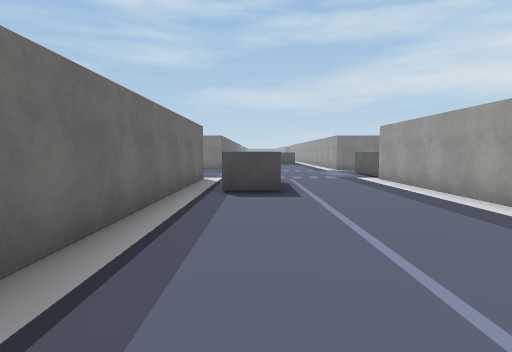
[1] (above)

21 first-person views from a walk through a Unity game level. The camera is 1.5 m above the floor, tilts 4° down and sees 75° across. The floor is counted in squares, 2 m on a side. Each view is taken from the middle of a square. On the plan, view 1 faces up. The plan holds only what a view shows up to about 11 squares ahead; the rest is blank. The place goes on beyond the plan. The player is left out. Some surface patterns are stand-ins.

[2]
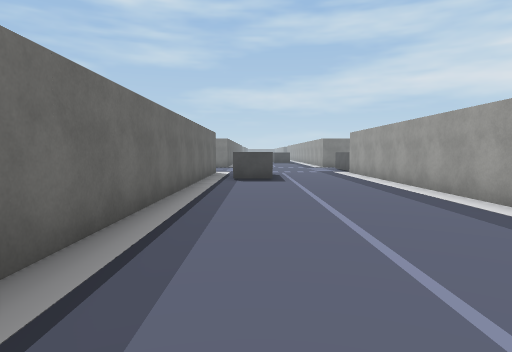

[3]
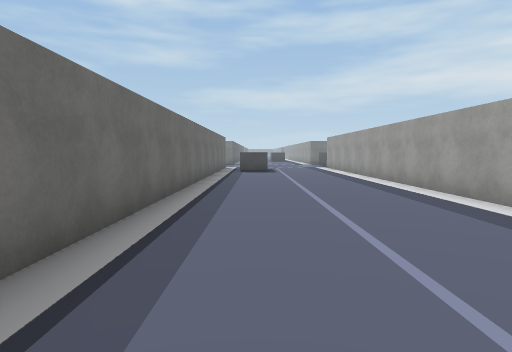

[4]
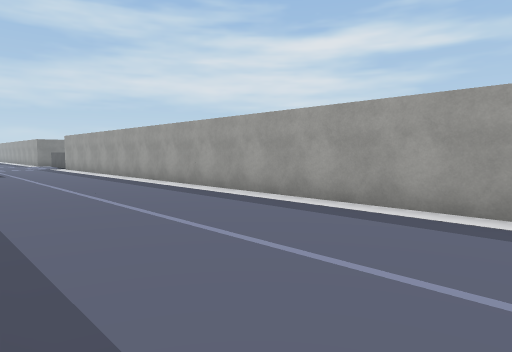

[5]
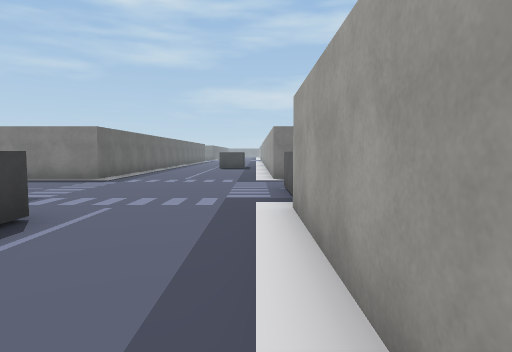

[6]
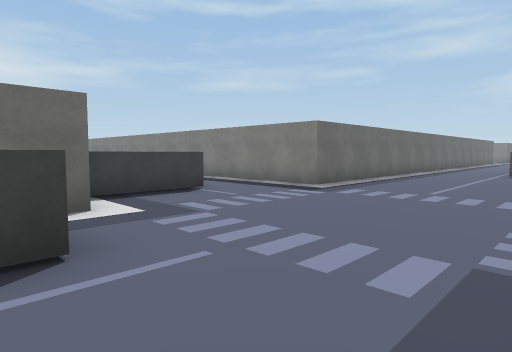

[7]
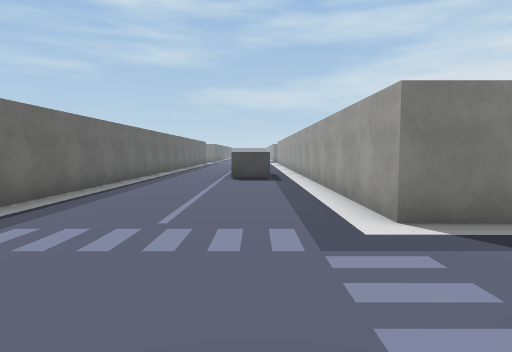

[8]
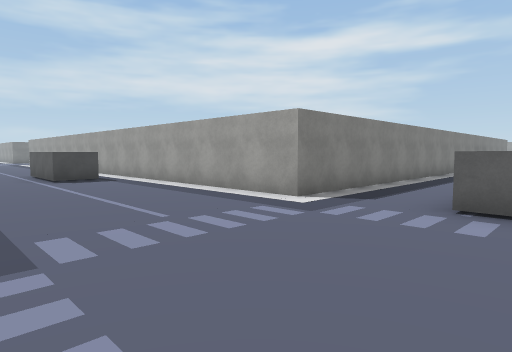

[9]
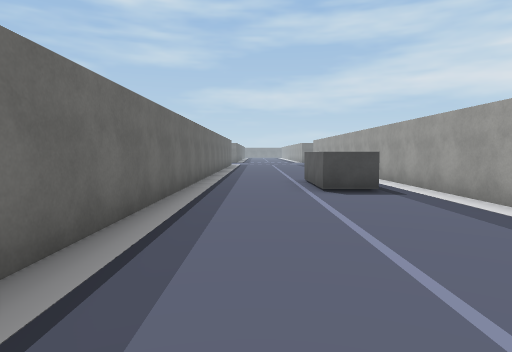

[10]
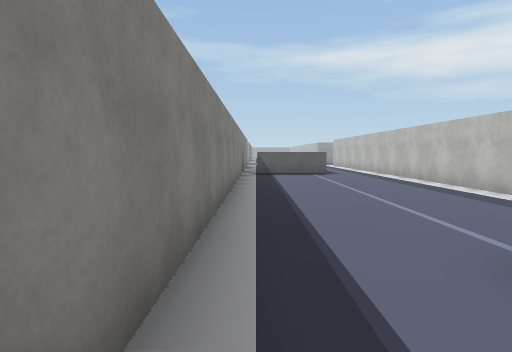

[11]
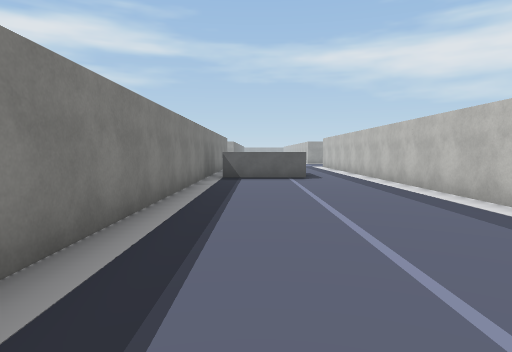

[12]
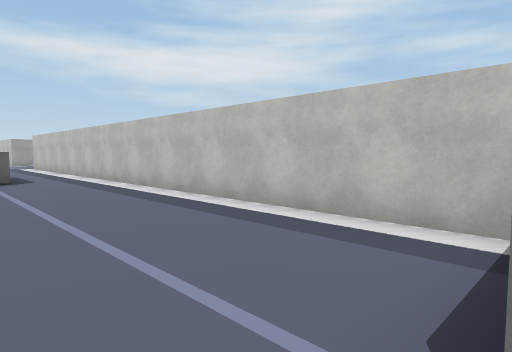

[13]
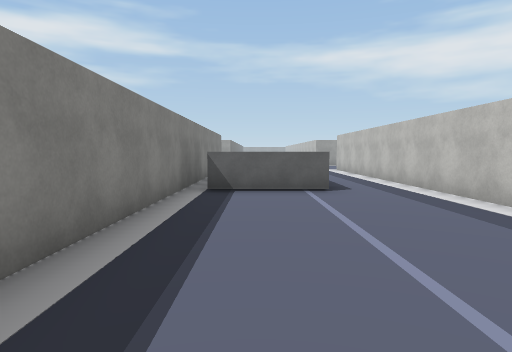

[14]
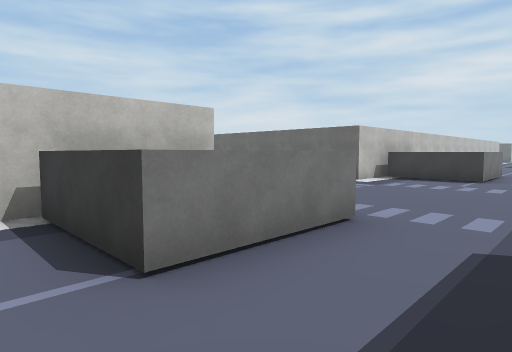

[15]
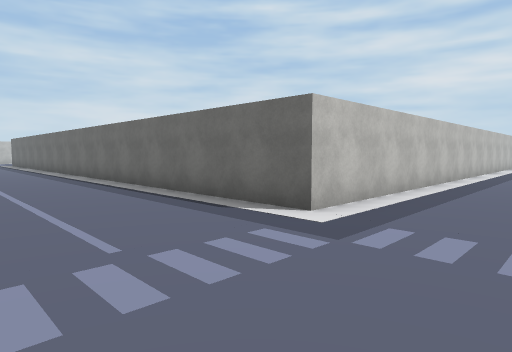

[16]
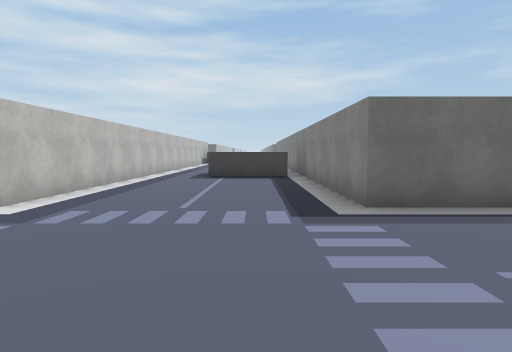

[17]
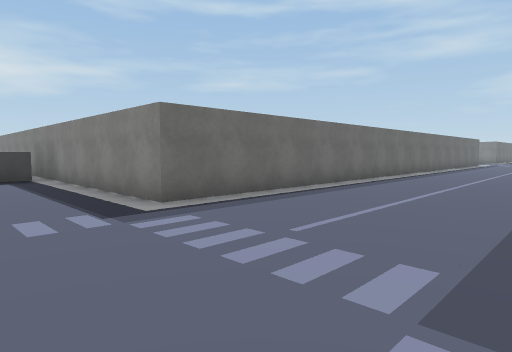

[18]
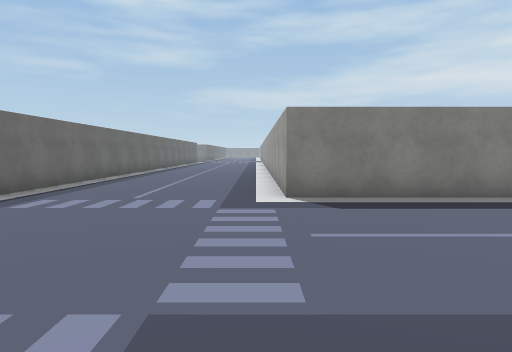

[19]
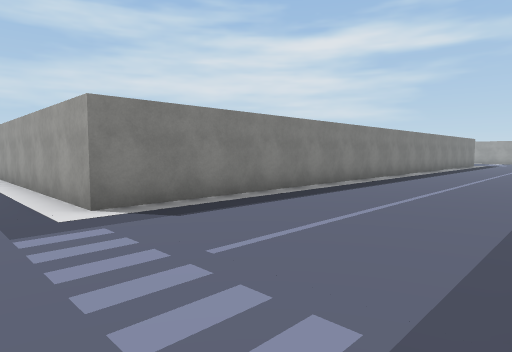

[20]
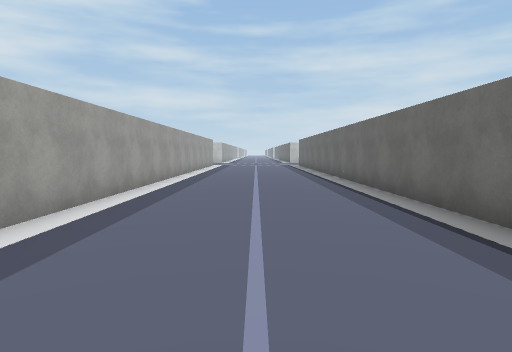

[21]
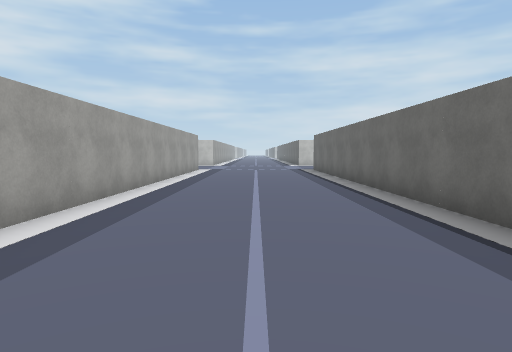

### Floor plan
Points are (right, up) in squares from view 1. A wall is a line through its corners. A room is listed if a view was taken in it or the views show most of it. See-through windows are left out.
Room 1 (views 1, 2, 3, 4, 5, 6, 7, 8, 9)
walls: (0.5, 8.8) (0.5, 8.2); (0.5, 6.2) (-0.6, 6.2); (3.5, 9.8) (3.5, 12.2); (-4.1, 9.5) (-1.5, 9.5) (-1.5, -5.1); (-4.5, 12.2) (-2.7, 12.2) (-2.7, 9.8); (3.5, 14.5) (3.5, 22.5); (2.5, 20.5) (1.3, 20.5) (1.3, 22.5); (-1.5, 22.5) (-1.5, 14.5) (-4.5, 14.5); (3.5, -6.5) (3.5, 9.5)
ways out: opening at (3, 13.5) to room 2
Room 2 (views 10, 11, 12, 13, 14)
walls: (15.5, 11.5) (15.5, 14); (3.5, 12.2) (6.1, 12.2) (6.1, 9.8); (3.5, 9.5) (14.5, 9.5); (17, 14.5) (3.5, 14.5)
ways out: opening at (3, 13.5) to room 1; opening at (15.5, 10.5) to room 3
Room 3 (views 15, 16, 17, 18, 19, 20, 21)
walls: (18, 14) (18, 11.5); (37.5, 14.5) (28.5, 14.5) (28.5, 21.5); (14.5, 9.5) (23.5, 9.5) (23.5, -7); (23.5, 22.5) (23.5, 14.5) (17, 14.5); (28.5, -7.1) (28.5, 5.9)
ways out: opening at (15.5, 10.5) to room 2

Where each view was taken, in squares from view 1:
view 1: 0 up, 0 right, facing up
view 2: 3 down, 0 right, facing up
view 3: 7 down, 0 right, facing up
view 4: 7 down, 1 left, facing up-right
view 5: 5 up, 3 right, facing up
view 6: 8 up, 3 right, facing up-left
view 7: 11 up, 2 right, facing up
view 8: 11 up, 1 left, facing up-right
view 9: 14 up, 0 right, facing up
view 10: 14 up, 4 right, facing right
view 11: 13 up, 6 right, facing right
view 12: 13 up, 6 right, facing down-right
view 13: 13 up, 9 right, facing right
view 14: 14 up, 7 right, facing down-left
view 15: 12 up, 27 right, facing down-left
view 16: 13 up, 28 right, facing left
view 17: 12 up, 28 right, facing up-left
view 18: 9 up, 28 right, facing up
view 19: 10 up, 27 right, facing up-right
view 20: 9 up, 26 right, facing down
view 21: 4 up, 26 right, facing down
